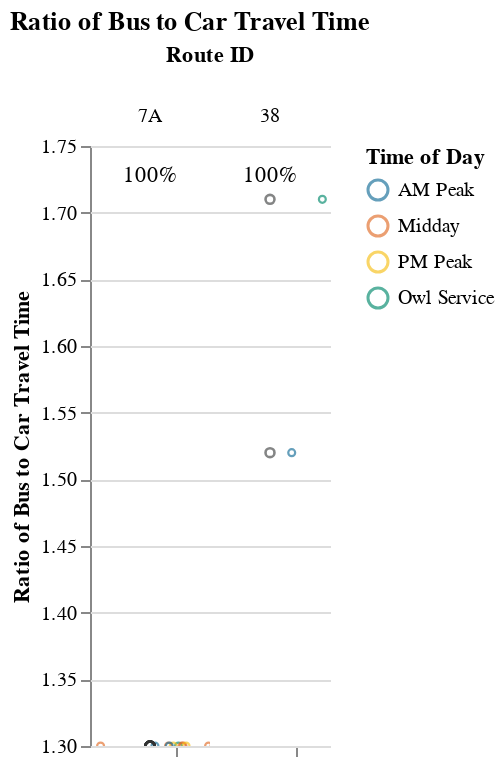
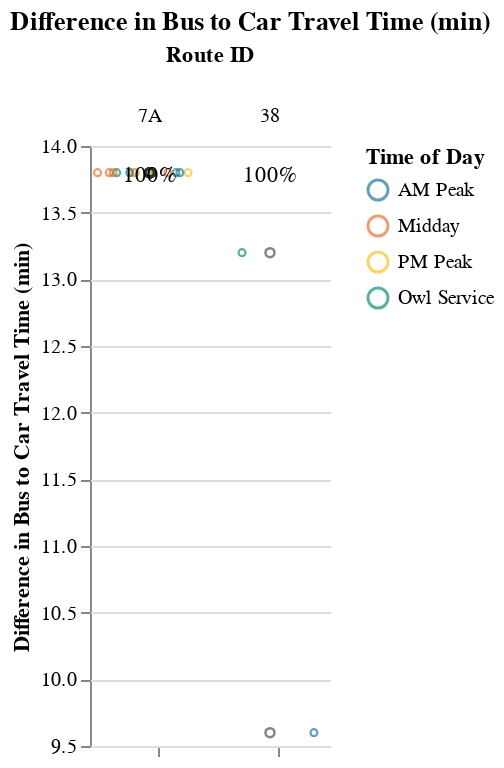

Notebook source saved alongside these figures, in order:
### Code cell
parallel_corridors_utils.generate_report(df)

### Figure 1 — Vega-Lite specification as saved in the notebook (floating-point values rounded to 4 significant figures)
{"config": {"view": {"continuousWidth": 400, "continuousHeight": 300, "stroke": null}, "facet": {"spacing": 0}}, "data": {"name": "data-9e17a688c8063463ddac758db414fc2d"}, "facet": {"column": {"field": "route_id", "sort": ["7A", "38"], "title": "Route ID", "type": "nominal"}}, "spec": {"layer": [{"mark": {"type": "point", "opacity": 0.65, "size": 12, "strokeWidth": 1.1}, "encoding": {"color": {"field": "time_of_day", "scale": {"range": ["#136C97", "#E16B26", "#F6BF16", "#00896B", "#7790A3", "#5B559C"]}, "sort": ["AM Peak", "Midday", "PM Peak", "Owl Service"], "title": "Time of Day", "type": "nominal"}, "tooltip": [{"field": "route_id", "type": "nominal"}, {"field": "trip_id", "type": "nominal"}, {"field": "service_hours", "type": "quantitative"}, {"field": "car_duration_hours", "type": "quantitative"}, {"field": "bus_multiplier", "type": "quantitative"}, {"field": "bus_difference", "type": "quantitative"}, {"field": "num_trips", "type": "quantitative"}, {"field": "num_competitive", "type": "quantitative"}, {"field": "pct_trips_competitive", "type": "quantitative"}, {"field": "p25", "type": "quantitative"}, {"field": "p50", "type": "quantitative"}, {"field": "p75", "type": "quantitative"}], "x": {"axis": {"grid": false, "labels": false, "ticks": true, "values": [0]}, "field": "jitter", "scale": {}, "title": null, "type": "quantitative"}, "y": {"field": "bus_multiplier", "scale": {"domain": [1.3, 1.71]}, "title": "Ratio of Bus to Car Travel Time", "type": "quantitative"}}, "selection": {"selector001": {"type": "interval", "bind": "scales", "encodings": ["x", "y"]}}, "transform": [{"calculate": "sqrt(-2*log(random()))*cos(2*PI*random())", "as": "jitter"}], "width": 60}, {"mark": {"type": "point", "opacity": 0.6, "size": 20, "strokeWidth": 1.3}, "encoding": {"color": {"value": "#323434"}, "y": {"field": "bus_multiplier", "type": "quantitative"}}, "transform": [{"filter": "(datum.p50_trip === 1)"}]}, {"mark": {"type": "rule", "strokeDash": [2, 3]}, "encoding": {"color": {"value": "#323434"}, "y": {"field": "cutoff", "type": "quantitative"}}}, {"mark": {"type": "text", "align": "center", "baseline": "middle"}, "encoding": {"color": {"value": "black"}, "text": {"field": "pct_trips_competitive", "format": ".0%", "type": "quantitative"}, "tooltip": [{"field": "route_id", "type": "nominal"}, {"field": "trip_id", "type": "nominal"}, {"field": "service_hours", "type": "quantitative"}, {"field": "car_duration_hours", "type": "quantitative"}, {"field": "bus_multiplier", "type": "quantitative"}, {"field": "bus_difference", "type": "quantitative"}, {"field": "num_trips", "type": "quantitative"}, {"field": "num_competitive", "type": "quantitative"}, {"field": "pct_trips_competitive", "type": "quantitative"}, {"field": "p25", "type": "quantitative"}, {"field": "p50", "type": "quantitative"}, {"field": "p75", "type": "quantitative"}], "x": {"value": 30}, "y": {"value": 15}}, "transform": [{"calculate": "sqrt(-2*log(random()))*cos(2*PI*random())", "as": "jitter"}, {"filter": "(datum.fastest_trip === 1)"}]}]}, "resolve": {"scale": {"y": "shared"}}, "title": "Ratio of Bus to Car Travel Time", "$schema": "https://vega.github.io/schema/vega-lite/v4.17.0.json", "datasets": {"data-9e17a688c8063463ddac758db414fc2d": [{"calitp_itp_id": 310, "trip_key": -5574743277464453139, "trip_id": "919", "shape_id": "22", "route_id": "38", "service_hours": 0.47, "trip_first_departure_ts": 27120, "trip_last_arrival_ts": 28800, "departure_hour": 7, "time_of_day": "AM Peak", "p25": 0.485, "p50": 0.5, "p75": 0.515, "p50_trip": 1, "fastest_trip": 1, "car_duration_hours": 0.31, "competitive_route": 1, "bus_multiplier": 1.52, "bus_difference": 9.6, "num_trips": 2, "num_competitive": 2, "pct_trips_competitive": 1.0, "bus_multiplier_spread": 0.19, "bus_difference_spread": 3.6, "route_group": "short", "name": "Solano County Transit", "caltrans_district": "04 - Oakland", "drmt_organization_name": "['recT79ohBnTB1fKsX']", "cutoff": 2}, {"calitp_itp_id": 310, "trip_key": -3715552762660780122, "trip_id": "920", "shape_id": "24", "route_id": "38", "service_hours": 0.53, "trip_first_departure_ts": 24960, "trip_last_arrival_ts": 26880, "departure_hour": 6, "time_of_day": "Owl Service", "p25": 0.485, "p50": 0.5, "p75": 0.515, "p50_trip": 1, "fastest_trip": 0, "car_duration_hours": 0.31, "competitive_route": 1, "bus_multiplier": 1.71, "bus_difference": 13.2, "num_trips": 2, "num_competitive": 2, "pct_trips_competitive": 1.0, "bus_multiplier_spread": 0.19, "bus_difference_spread": 3.6, "route_group": "short", "name": "Solano County Transit", "caltrans_district": "04 - Oakland", "drmt_organization_name": "['recT79ohBnTB1fKsX']", "cutoff": 2}, {"calitp_itp_id": 310, "trip_key": -2242253959501436434, "trip_id": "1078", "shape_id": "10", "route_id": "7A", "service_hours": 1.0, "trip_first_departure_ts": 42300, "trip_last_arrival_ts": 45900, "departure_hour": 11, "time_of_day": "Midday", "p25": 1.0, "p50": 1.0, "p75": 1.0, "p50_trip": 1, "fastest_trip": 0, "car_duration_hours": 0.77, "competitive_route": 1, "bus_multiplier": 1.3, "bus_difference": 13.8, "num_trips": 15, "num_competitive": 15, "pct_trips_competitive": 1.0, "bus_multiplier_spread": 0.0, "bus_difference_spread": 0.0, "route_group": "short", "name": "Solano County Transit", "caltrans_district": "04 - Oakland", "drmt_organization_name": "['recT79ohBnTB1fKsX']", "cutoff": 2}, {"calitp_itp_id": 310, "trip_key": 1553366806666314761, "trip_id": "1097", "shape_id": "10", "route_id": "7A", "service_hours": 1.0, "trip_first_departure_ts": 67500, "trip_last_arrival_ts": 71100, "departure_hour": 18, "time_of_day": "PM Peak", "p25": 1.0, "p50": 1.0, "p75": 1.0, "p50_trip": 1, "fastest_trip": 0, "car_duration_hours": 0.77, "competitive_route": 1, "bus_multiplier": 1.3, "bus_difference": 13.8, "num_trips": 15, "num_competitive": 15, "pct_trips_competitive": 1.0, "bus_multiplier_spread": 0.0, "bus_difference_spread": 0.0, "route_group": "short", "name": "Solano County Transit", "caltrans_district": "04 - Oakland", "drmt_organization_name": "['recT79ohBnTB1fKsX']", "cutoff": 2}, {"calitp_itp_id": 310, "trip_key": 5736745841295953016, "trip_id": "1099", "shape_id": "10", "route_id": "7A", "service_hours": 1.0, "trip_first_departure_ts": 74700, "trip_last_arrival_ts": 78300, "departure_hour": 20, "time_of_day": "Owl Service", "p25": 1.0, "p50": 1.0, "p75": 1.0, "p50_trip": 1, "fastest_trip": 1, "car_duration_hours": 0.77, "competitive_route": 1, "bus_multiplier": 1.3, "bus_difference": 13.8, "num_trips": 15, "num_competitive": 15, "pct_trips_competitive": 1.0, "bus_multiplier_spread": 0.0, "bus_difference_spread": 0.0, "route_group": "short", "name": "Solano County Transit", "caltrans_district": "04 - Oakland", "drmt_organization_name": "['recT79ohBnTB1fKsX']", "cutoff": 2}, {"calitp_itp_id": 310, "trip_key": 7541199008754798528, "trip_id": "1065", "shape_id": "10", "route_id": "7A", "service_hours": 1.0, "trip_first_departure_ts": 24300, "trip_last_arrival_ts": 27900, "departure_hour": 6, "time_of_day": "Owl Service", "p25": 1.0, "p50": 1.0, "p75": 1.0, "p50_trip": 1, "fastest_trip": 0, "car_duration_hours": 0.77, "competitive_route": 1, "bus_multiplier": 1.3, "bus_difference": 13.8, "num_trips": 15, "num_competitive": 15, "pct_trips_competitive": 1.0, "bus_multiplier_spread": 0.0, "bus_difference_spread": 0.0, "route_group": "short", "name": "Solano County Transit", "caltrans_district": "04 - Oakland", "drmt_organization_name": "['recT79ohBnTB1fKsX']", "cutoff": 2}, {"calitp_itp_id": 310, "trip_key": -2774837895713846595, "trip_id": "1081", "shape_id": "10", "route_id": "7A", "service_hours": 1.0, "trip_first_departure_ts": 45900, "trip_last_arrival_ts": 49500, "departure_hour": 12, "time_of_day": "Midday", "p25": 1.0, "p50": 1.0, "p75": 1.0, "p50_trip": 1, "fastest_trip": 0, "car_duration_hours": 0.77, "competitive_route": 1, "bus_multiplier": 1.3, "bus_difference": 13.8, "num_trips": 15, "num_competitive": 15, "pct_trips_competitive": 1.0, "bus_multiplier_spread": 0.0, "bus_difference_spread": 0.0, "route_group": "short", "name": "Solano County Transit", "caltrans_district": "04 - Oakland", "drmt_organization_name": "['recT79ohBnTB1fKsX']", "cutoff": 2}, {"calitp_itp_id": 310, "trip_key": -7128689078602650873, "trip_id": "1066", "shape_id": "10", "route_id": "7A", "service_hours": 1.0, "trip_first_departure_ts": 27900, "trip_last_arrival_ts": 31500, "departure_hour": 7, "time_of_day": "AM Peak", "p25": 1.0, "p50": 1.0, "p75": 1.0, "p50_trip": 1, "fastest_trip": 0, "car_duration_hours": 0.77, "competitive_route": 1, "bus_multiplier": 1.3, "bus_difference": 13.8, "num_trips": 15, "num_competitive": 15, "pct_trips_competitive": 1.0, "bus_multiplier_spread": 0.0, "bus_difference_spread": 0.0, "route_group": "short", "name": "Solano County Transit", "caltrans_district": "04 - Oakland", "drmt_organization_name": "['recT79ohBnTB1fKsX']", "cutoff": 2}, {"calitp_itp_id": 310, "trip_key": -3801396718114747764, "trip_id": "1075", "shape_id": "10", "route_id": "7A", "service_hours": 1.0, "trip_first_departure_ts": 38700, "trip_last_arrival_ts": 42300, "departure_hour": 10, "time_of_day": "Midday", "p25": 1.0, "p50": 1.0, "p75": 1.0, "p50_trip": 1, "fastest_trip": 0, "car_duration_hours": 0.77, "competitive_route": 1, "bus_multiplier": 1.3, "bus_difference": 13.8, "num_trips": 15, "num_competitive": 15, "pct_trips_competitive": 1.0, "bus_multiplier_spread": 0.0, "bus_difference_spread": 0.0, "route_group": "short", "name": "Solano County Transit", "caltrans_district": "04 - Oakland", "drmt_organization_name": "['recT79ohBnTB1fKsX']", "cutoff": 2}, {"calitp_itp_id": 310, "trip_key": 3555369193555928407, "trip_id": "1098", "shape_id": "10", "route_id": "7A", "service_hours": 1.0, "trip_first_departure_ts": 71100, "trip_last_arrival_ts": 74700, "departure_hour": 19, "time_of_day": "PM Peak", "p25": 1.0, "p50": 1.0, "p75": 1.0, "p50_trip": 1, "fastest_trip": 0, "car_duration_hours": 0.77, "competitive_route": 1, "bus_multiplier": 1.3, "bus_difference": 13.8, "num_trips": 15, "num_competitive": 15, "pct_trips_competitive": 1.0, "bus_multiplier_spread": 0.0, "bus_difference_spread": 0.0, "route_group": "short", "name": "Solano County Transit", "caltrans_district": "04 - Oakland", "drmt_organization_name": "['recT79ohBnTB1fKsX']", "cutoff": 2}, {"calitp_itp_id": 310, "trip_key": -7612102933413698873, "trip_id": "1084", "shape_id": "10", "route_id": "7A", "service_hours": 1.0, "trip_first_departure_ts": 49500, "trip_last_arrival_ts": 53100, "departure_hour": 13, "time_of_day": "Midday", "p25": 1.0, "p50": 1.0, "p75": 1.0, "p50_trip": 1, "fastest_trip": 0, "car_duration_hours": 0.77, "competitive_route": 1, "bus_multiplier": 1.3, "bus_difference": 13.8, "num_trips": 15, "num_competitive": 15, "pct_trips_competitive": 1.0, "bus_multiplier_spread": 0.0, "bus_difference_spread": 0.0, "route_group": "short", "name": "Solano County Transit", "caltrans_district": "04 - Oakland", "drmt_organization_name": "['recT79ohBnTB1fKsX']", "cutoff": 2}, {"calitp_itp_id": 310, "trip_key": 9090745400368182860, "trip_id": "1069", "shape_id": "10", "route_id": "7A", "service_hours": 1.0, "trip_first_departure_ts": 31500, "trip_last_arrival_ts": 35100, "departure_hour": 8, "time_of_day": "AM Peak", "p25": 1.0, "p50": 1.0, "p75": 1.0, "p50_trip": 1, "fastest_trip": 0, "car_duration_hours": 0.77, "competitive_route": 1, "bus_multiplier": 1.3, "bus_difference": 13.8, "num_trips": 15, "num_competitive": 15, "pct_trips_competitive": 1.0, "bus_multiplier_spread": 0.0, "bus_difference_spread": 0.0, "route_group": "short", "name": "Solano County Transit", "caltrans_district": "04 - Oakland", "drmt_organization_name": "['recT79ohBnTB1fKsX']", "cutoff": 2}, {"calitp_itp_id": 310, "trip_key": -6662624582280621192, "trip_id": "1087", "shape_id": "10", "route_id": "7A", "service_hours": 1.0, "trip_first_departure_ts": 53100, "trip_last_arrival_ts": 56700, "departure_hour": 14, "time_of_day": "Midday", "p25": 1.0, "p50": 1.0, "p75": 1.0, "p50_trip": 1, "fastest_trip": 0, "car_duration_hours": 0.77, "competitive_route": 1, "bus_multiplier": 1.3, "bus_difference": 13.8, "num_trips": 15, "num_competitive": 15, "pct_trips_competitive": 1.0, "bus_multiplier_spread": 0.0, "bus_difference_spread": 0.0, "route_group": "short", "name": "Solano County Transit", "caltrans_district": "04 - Oakland", "drmt_organization_name": "['recT79ohBnTB1fKsX']", "cutoff": 2}, {"calitp_itp_id": 310, "trip_key": -6607227710157058801, "trip_id": "1096", "shape_id": "10", "route_id": "7A", "service_hours": 1.0, "trip_first_departure_ts": 63900, "trip_last_arrival_ts": 67500, "departure_hour": 17, "time_of_day": "PM Peak", "p25": 1.0, "p50": 1.0, "p75": 1.0, "p50_trip": 1, "fastest_trip": 0, "car_duration_hours": 0.77, "competitive_route": 1, "bus_multiplier": 1.3, "bus_difference": 13.8, "num_trips": 15, "num_competitive": 15, "pct_trips_competitive": 1.0, "bus_multiplier_spread": 0.0, "bus_difference_spread": 0.0, "route_group": "short", "name": "Solano County Transit", "caltrans_district": "04 - Oakland", "drmt_organization_name": "['recT79ohBnTB1fKsX']", "cutoff": 2}, {"calitp_itp_id": 310, "trip_key": 75175244298657360, "trip_id": "1090", "shape_id": "10", "route_id": "7A", "service_hours": 1.0, "trip_first_departure_ts": 56700, "trip_last_arrival_ts": 60300, "departure_hour": 15, "time_of_day": "Midday", "p25": 1.0, "p50": 1.0, "p75": 1.0, "p50_trip": 1, "fastest_trip": 0, "car_duration_hours": 0.77, "competitive_route": 1, "bus_multiplier": 1.3, "bus_difference": 13.8, "num_trips": 15, "num_competitive": 15, "pct_trips_competitive": 1.0, "bus_multiplier_spread": 0.0, "bus_difference_spread": 0.0, "route_group": "short", "name": "Solano County Transit", "caltrans_district": "04 - Oakland", "drmt_organization_name": "['recT79ohBnTB1fKsX']", "cutoff": 2}, {"calitp_itp_id": 310, "trip_key": 8811729153955021229, "trip_id": "1072", "shape_id": "10", "route_id": "7A", "service_hours": 1.0, "trip_first_departure_ts": 35100, "trip_last_arrival_ts": 38700, "departure_hour": 9, "time_of_day": "AM Peak", "p25": 1.0, "p50": 1.0, "p75": 1.0, "p50_trip": 1, "fastest_trip": 0, "car_duration_hours": 0.77, "competitive_route": 1, "bus_multiplier": 1.3, "bus_difference": 13.8, "num_trips": 15, "num_competitive": 15, "pct_trips_competitive": 1.0, "bus_multiplier_spread": 0.0, "bus_difference_spread": 0.0, "route_group": "short", "name": "Solano County Transit", "caltrans_district": "04 - Oakland", "drmt_organization_name": "['recT79ohBnTB1fKsX']", "cutoff": 2}, {"calitp_itp_id": 310, "trip_key": -4539065179735711766, "trip_id": "1093", "shape_id": "10", "route_id": "7A", "service_hours": 1.0, "trip_first_departure_ts": 60300, "trip_last_arrival_ts": 63900, "departure_hour": 16, "time_of_day": "Midday", "p25": 1.0, "p50": 1.0, "p75": 1.0, "p50_trip": 1, "fastest_trip": 0, "car_duration_hours": 0.77, "competitive_route": 1, "bus_multiplier": 1.3, "bus_difference": 13.8, "num_trips": 15, "num_competitive": 15, "pct_trips_competitive": 1.0, "bus_multiplier_spread": 0.0, "bus_difference_spread": 0.0, "route_group": "short", "name": "Solano County Transit", "caltrans_district": "04 - Oakland", "drmt_organization_name": "['recT79ohBnTB1fKsX']", "cutoff": 2}]}}

### Figure 2 — Vega-Lite specification as saved in the notebook (floating-point values rounded to 4 significant figures)
{"config": {"view": {"continuousWidth": 400, "continuousHeight": 300, "stroke": null}, "facet": {"spacing": 0}}, "data": {"name": "data-d8e5a7ea2a143185b2b713765d1b794b"}, "facet": {"column": {"field": "route_id", "sort": ["7A", "38"], "title": "Route ID", "type": "nominal"}}, "spec": {"layer": [{"mark": {"type": "point", "opacity": 0.65, "size": 12, "strokeWidth": 1.1}, "encoding": {"color": {"field": "time_of_day", "scale": {"range": ["#136C97", "#E16B26", "#F6BF16", "#00896B", "#7790A3", "#5B559C"]}, "sort": ["AM Peak", "Midday", "PM Peak", "Owl Service"], "title": "Time of Day", "type": "nominal"}, "tooltip": [{"field": "route_id", "type": "nominal"}, {"field": "trip_id", "type": "nominal"}, {"field": "service_hours", "type": "quantitative"}, {"field": "car_duration_hours", "type": "quantitative"}, {"field": "bus_multiplier", "type": "quantitative"}, {"field": "bus_difference", "type": "quantitative"}, {"field": "num_trips", "type": "quantitative"}, {"field": "num_competitive", "type": "quantitative"}, {"field": "pct_trips_competitive", "type": "quantitative"}, {"field": "p25", "type": "quantitative"}, {"field": "p50", "type": "quantitative"}, {"field": "p75", "type": "quantitative"}], "x": {"axis": {"grid": false, "labels": false, "ticks": true, "values": [0]}, "field": "jitter", "scale": {}, "title": null, "type": "quantitative"}, "y": {"field": "bus_difference", "scale": {"domain": [9.6, 13.8]}, "title": "Difference in Bus to Car Travel Time (min)", "type": "quantitative"}}, "selection": {"selector002": {"type": "interval", "bind": "scales", "encodings": ["x", "y"]}}, "transform": [{"calculate": "sqrt(-2*log(random()))*cos(2*PI*random())", "as": "jitter"}], "width": 60}, {"mark": {"type": "point", "opacity": 0.6, "size": 20, "strokeWidth": 1.3}, "encoding": {"color": {"value": "#323434"}, "y": {"field": "bus_difference", "type": "quantitative"}}, "transform": [{"filter": "(datum.p50_trip === 1)"}]}, {"mark": {"type": "rule", "strokeDash": [2, 3]}, "encoding": {"color": {"value": "#323434"}, "y": {"field": "cutoff", "type": "quantitative"}}}, {"mark": {"type": "text", "align": "center", "baseline": "middle"}, "encoding": {"color": {"value": "black"}, "text": {"field": "pct_trips_competitive", "format": ".0%", "type": "quantitative"}, "tooltip": [{"field": "route_id", "type": "nominal"}, {"field": "trip_id", "type": "nominal"}, {"field": "service_hours", "type": "quantitative"}, {"field": "car_duration_hours", "type": "quantitative"}, {"field": "bus_multiplier", "type": "quantitative"}, {"field": "bus_difference", "type": "quantitative"}, {"field": "num_trips", "type": "quantitative"}, {"field": "num_competitive", "type": "quantitative"}, {"field": "pct_trips_competitive", "type": "quantitative"}, {"field": "p25", "type": "quantitative"}, {"field": "p50", "type": "quantitative"}, {"field": "p75", "type": "quantitative"}], "x": {"value": 30}, "y": {"value": 15}}, "transform": [{"calculate": "sqrt(-2*log(random()))*cos(2*PI*random())", "as": "jitter"}, {"filter": "(datum.fastest_trip === 1)"}]}]}, "resolve": {"scale": {"y": "shared"}}, "title": "Difference in Bus to Car Travel Time (min)", "$schema": "https://vega.github.io/schema/vega-lite/v4.17.0.json", "datasets": {"data-d8e5a7ea2a143185b2b713765d1b794b": [{"calitp_itp_id": 310, "trip_key": -5574743277464453139, "trip_id": "919", "shape_id": "22", "route_id": "38", "service_hours": 0.47, "trip_first_departure_ts": 27120, "trip_last_arrival_ts": 28800, "departure_hour": 7, "time_of_day": "AM Peak", "p25": 0.485, "p50": 0.5, "p75": 0.515, "p50_trip": 1, "fastest_trip": 1, "car_duration_hours": 0.31, "competitive_route": 1, "bus_multiplier": 1.52, "bus_difference": 9.6, "num_trips": 2, "num_competitive": 2, "pct_trips_competitive": 1.0, "bus_multiplier_spread": 0.19, "bus_difference_spread": 3.6, "route_group": "short", "name": "Solano County Transit", "caltrans_district": "04 - Oakland", "drmt_organization_name": "['recT79ohBnTB1fKsX']", "cutoff": 0}, {"calitp_itp_id": 310, "trip_key": -3715552762660780122, "trip_id": "920", "shape_id": "24", "route_id": "38", "service_hours": 0.53, "trip_first_departure_ts": 24960, "trip_last_arrival_ts": 26880, "departure_hour": 6, "time_of_day": "Owl Service", "p25": 0.485, "p50": 0.5, "p75": 0.515, "p50_trip": 1, "fastest_trip": 0, "car_duration_hours": 0.31, "competitive_route": 1, "bus_multiplier": 1.71, "bus_difference": 13.2, "num_trips": 2, "num_competitive": 2, "pct_trips_competitive": 1.0, "bus_multiplier_spread": 0.19, "bus_difference_spread": 3.6, "route_group": "short", "name": "Solano County Transit", "caltrans_district": "04 - Oakland", "drmt_organization_name": "['recT79ohBnTB1fKsX']", "cutoff": 0}, {"calitp_itp_id": 310, "trip_key": -2242253959501436434, "trip_id": "1078", "shape_id": "10", "route_id": "7A", "service_hours": 1.0, "trip_first_departure_ts": 42300, "trip_last_arrival_ts": 45900, "departure_hour": 11, "time_of_day": "Midday", "p25": 1.0, "p50": 1.0, "p75": 1.0, "p50_trip": 1, "fastest_trip": 0, "car_duration_hours": 0.77, "competitive_route": 1, "bus_multiplier": 1.3, "bus_difference": 13.8, "num_trips": 15, "num_competitive": 15, "pct_trips_competitive": 1.0, "bus_multiplier_spread": 0.0, "bus_difference_spread": 0.0, "route_group": "short", "name": "Solano County Transit", "caltrans_district": "04 - Oakland", "drmt_organization_name": "['recT79ohBnTB1fKsX']", "cutoff": 0}, {"calitp_itp_id": 310, "trip_key": 1553366806666314761, "trip_id": "1097", "shape_id": "10", "route_id": "7A", "service_hours": 1.0, "trip_first_departure_ts": 67500, "trip_last_arrival_ts": 71100, "departure_hour": 18, "time_of_day": "PM Peak", "p25": 1.0, "p50": 1.0, "p75": 1.0, "p50_trip": 1, "fastest_trip": 0, "car_duration_hours": 0.77, "competitive_route": 1, "bus_multiplier": 1.3, "bus_difference": 13.8, "num_trips": 15, "num_competitive": 15, "pct_trips_competitive": 1.0, "bus_multiplier_spread": 0.0, "bus_difference_spread": 0.0, "route_group": "short", "name": "Solano County Transit", "caltrans_district": "04 - Oakland", "drmt_organization_name": "['recT79ohBnTB1fKsX']", "cutoff": 0}, {"calitp_itp_id": 310, "trip_key": 5736745841295953016, "trip_id": "1099", "shape_id": "10", "route_id": "7A", "service_hours": 1.0, "trip_first_departure_ts": 74700, "trip_last_arrival_ts": 78300, "departure_hour": 20, "time_of_day": "Owl Service", "p25": 1.0, "p50": 1.0, "p75": 1.0, "p50_trip": 1, "fastest_trip": 1, "car_duration_hours": 0.77, "competitive_route": 1, "bus_multiplier": 1.3, "bus_difference": 13.8, "num_trips": 15, "num_competitive": 15, "pct_trips_competitive": 1.0, "bus_multiplier_spread": 0.0, "bus_difference_spread": 0.0, "route_group": "short", "name": "Solano County Transit", "caltrans_district": "04 - Oakland", "drmt_organization_name": "['recT79ohBnTB1fKsX']", "cutoff": 0}, {"calitp_itp_id": 310, "trip_key": 7541199008754798528, "trip_id": "1065", "shape_id": "10", "route_id": "7A", "service_hours": 1.0, "trip_first_departure_ts": 24300, "trip_last_arrival_ts": 27900, "departure_hour": 6, "time_of_day": "Owl Service", "p25": 1.0, "p50": 1.0, "p75": 1.0, "p50_trip": 1, "fastest_trip": 0, "car_duration_hours": 0.77, "competitive_route": 1, "bus_multiplier": 1.3, "bus_difference": 13.8, "num_trips": 15, "num_competitive": 15, "pct_trips_competitive": 1.0, "bus_multiplier_spread": 0.0, "bus_difference_spread": 0.0, "route_group": "short", "name": "Solano County Transit", "caltrans_district": "04 - Oakland", "drmt_organization_name": "['recT79ohBnTB1fKsX']", "cutoff": 0}, {"calitp_itp_id": 310, "trip_key": -2774837895713846595, "trip_id": "1081", "shape_id": "10", "route_id": "7A", "service_hours": 1.0, "trip_first_departure_ts": 45900, "trip_last_arrival_ts": 49500, "departure_hour": 12, "time_of_day": "Midday", "p25": 1.0, "p50": 1.0, "p75": 1.0, "p50_trip": 1, "fastest_trip": 0, "car_duration_hours": 0.77, "competitive_route": 1, "bus_multiplier": 1.3, "bus_difference": 13.8, "num_trips": 15, "num_competitive": 15, "pct_trips_competitive": 1.0, "bus_multiplier_spread": 0.0, "bus_difference_spread": 0.0, "route_group": "short", "name": "Solano County Transit", "caltrans_district": "04 - Oakland", "drmt_organization_name": "['recT79ohBnTB1fKsX']", "cutoff": 0}, {"calitp_itp_id": 310, "trip_key": -7128689078602650873, "trip_id": "1066", "shape_id": "10", "route_id": "7A", "service_hours": 1.0, "trip_first_departure_ts": 27900, "trip_last_arrival_ts": 31500, "departure_hour": 7, "time_of_day": "AM Peak", "p25": 1.0, "p50": 1.0, "p75": 1.0, "p50_trip": 1, "fastest_trip": 0, "car_duration_hours": 0.77, "competitive_route": 1, "bus_multiplier": 1.3, "bus_difference": 13.8, "num_trips": 15, "num_competitive": 15, "pct_trips_competitive": 1.0, "bus_multiplier_spread": 0.0, "bus_difference_spread": 0.0, "route_group": "short", "name": "Solano County Transit", "caltrans_district": "04 - Oakland", "drmt_organization_name": "['recT79ohBnTB1fKsX']", "cutoff": 0}, {"calitp_itp_id": 310, "trip_key": -3801396718114747764, "trip_id": "1075", "shape_id": "10", "route_id": "7A", "service_hours": 1.0, "trip_first_departure_ts": 38700, "trip_last_arrival_ts": 42300, "departure_hour": 10, "time_of_day": "Midday", "p25": 1.0, "p50": 1.0, "p75": 1.0, "p50_trip": 1, "fastest_trip": 0, "car_duration_hours": 0.77, "competitive_route": 1, "bus_multiplier": 1.3, "bus_difference": 13.8, "num_trips": 15, "num_competitive": 15, "pct_trips_competitive": 1.0, "bus_multiplier_spread": 0.0, "bus_difference_spread": 0.0, "route_group": "short", "name": "Solano County Transit", "caltrans_district": "04 - Oakland", "drmt_organization_name": "['recT79ohBnTB1fKsX']", "cutoff": 0}, {"calitp_itp_id": 310, "trip_key": 3555369193555928407, "trip_id": "1098", "shape_id": "10", "route_id": "7A", "service_hours": 1.0, "trip_first_departure_ts": 71100, "trip_last_arrival_ts": 74700, "departure_hour": 19, "time_of_day": "PM Peak", "p25": 1.0, "p50": 1.0, "p75": 1.0, "p50_trip": 1, "fastest_trip": 0, "car_duration_hours": 0.77, "competitive_route": 1, "bus_multiplier": 1.3, "bus_difference": 13.8, "num_trips": 15, "num_competitive": 15, "pct_trips_competitive": 1.0, "bus_multiplier_spread": 0.0, "bus_difference_spread": 0.0, "route_group": "short", "name": "Solano County Transit", "caltrans_district": "04 - Oakland", "drmt_organization_name": "['recT79ohBnTB1fKsX']", "cutoff": 0}, {"calitp_itp_id": 310, "trip_key": -7612102933413698873, "trip_id": "1084", "shape_id": "10", "route_id": "7A", "service_hours": 1.0, "trip_first_departure_ts": 49500, "trip_last_arrival_ts": 53100, "departure_hour": 13, "time_of_day": "Midday", "p25": 1.0, "p50": 1.0, "p75": 1.0, "p50_trip": 1, "fastest_trip": 0, "car_duration_hours": 0.77, "competitive_route": 1, "bus_multiplier": 1.3, "bus_difference": 13.8, "num_trips": 15, "num_competitive": 15, "pct_trips_competitive": 1.0, "bus_multiplier_spread": 0.0, "bus_difference_spread": 0.0, "route_group": "short", "name": "Solano County Transit", "caltrans_district": "04 - Oakland", "drmt_organization_name": "['recT79ohBnTB1fKsX']", "cutoff": 0}, {"calitp_itp_id": 310, "trip_key": 9090745400368182860, "trip_id": "1069", "shape_id": "10", "route_id": "7A", "service_hours": 1.0, "trip_first_departure_ts": 31500, "trip_last_arrival_ts": 35100, "departure_hour": 8, "time_of_day": "AM Peak", "p25": 1.0, "p50": 1.0, "p75": 1.0, "p50_trip": 1, "fastest_trip": 0, "car_duration_hours": 0.77, "competitive_route": 1, "bus_multiplier": 1.3, "bus_difference": 13.8, "num_trips": 15, "num_competitive": 15, "pct_trips_competitive": 1.0, "bus_multiplier_spread": 0.0, "bus_difference_spread": 0.0, "route_group": "short", "name": "Solano County Transit", "caltrans_district": "04 - Oakland", "drmt_organization_name": "['recT79ohBnTB1fKsX']", "cutoff": 0}, {"calitp_itp_id": 310, "trip_key": -6662624582280621192, "trip_id": "1087", "shape_id": "10", "route_id": "7A", "service_hours": 1.0, "trip_first_departure_ts": 53100, "trip_last_arrival_ts": 56700, "departure_hour": 14, "time_of_day": "Midday", "p25": 1.0, "p50": 1.0, "p75": 1.0, "p50_trip": 1, "fastest_trip": 0, "car_duration_hours": 0.77, "competitive_route": 1, "bus_multiplier": 1.3, "bus_difference": 13.8, "num_trips": 15, "num_competitive": 15, "pct_trips_competitive": 1.0, "bus_multiplier_spread": 0.0, "bus_difference_spread": 0.0, "route_group": "short", "name": "Solano County Transit", "caltrans_district": "04 - Oakland", "drmt_organization_name": "['recT79ohBnTB1fKsX']", "cutoff": 0}, {"calitp_itp_id": 310, "trip_key": -6607227710157058801, "trip_id": "1096", "shape_id": "10", "route_id": "7A", "service_hours": 1.0, "trip_first_departure_ts": 63900, "trip_last_arrival_ts": 67500, "departure_hour": 17, "time_of_day": "PM Peak", "p25": 1.0, "p50": 1.0, "p75": 1.0, "p50_trip": 1, "fastest_trip": 0, "car_duration_hours": 0.77, "competitive_route": 1, "bus_multiplier": 1.3, "bus_difference": 13.8, "num_trips": 15, "num_competitive": 15, "pct_trips_competitive": 1.0, "bus_multiplier_spread": 0.0, "bus_difference_spread": 0.0, "route_group": "short", "name": "Solano County Transit", "caltrans_district": "04 - Oakland", "drmt_organization_name": "['recT79ohBnTB1fKsX']", "cutoff": 0}, {"calitp_itp_id": 310, "trip_key": 75175244298657360, "trip_id": "1090", "shape_id": "10", "route_id": "7A", "service_hours": 1.0, "trip_first_departure_ts": 56700, "trip_last_arrival_ts": 60300, "departure_hour": 15, "time_of_day": "Midday", "p25": 1.0, "p50": 1.0, "p75": 1.0, "p50_trip": 1, "fastest_trip": 0, "car_duration_hours": 0.77, "competitive_route": 1, "bus_multiplier": 1.3, "bus_difference": 13.8, "num_trips": 15, "num_competitive": 15, "pct_trips_competitive": 1.0, "bus_multiplier_spread": 0.0, "bus_difference_spread": 0.0, "route_group": "short", "name": "Solano County Transit", "caltrans_district": "04 - Oakland", "drmt_organization_name": "['recT79ohBnTB1fKsX']", "cutoff": 0}, {"calitp_itp_id": 310, "trip_key": 8811729153955021229, "trip_id": "1072", "shape_id": "10", "route_id": "7A", "service_hours": 1.0, "trip_first_departure_ts": 35100, "trip_last_arrival_ts": 38700, "departure_hour": 9, "time_of_day": "AM Peak", "p25": 1.0, "p50": 1.0, "p75": 1.0, "p50_trip": 1, "fastest_trip": 0, "car_duration_hours": 0.77, "competitive_route": 1, "bus_multiplier": 1.3, "bus_difference": 13.8, "num_trips": 15, "num_competitive": 15, "pct_trips_competitive": 1.0, "bus_multiplier_spread": 0.0, "bus_difference_spread": 0.0, "route_group": "short", "name": "Solano County Transit", "caltrans_district": "04 - Oakland", "drmt_organization_name": "['recT79ohBnTB1fKsX']", "cutoff": 0}, {"calitp_itp_id": 310, "trip_key": -4539065179735711766, "trip_id": "1093", "shape_id": "10", "route_id": "7A", "service_hours": 1.0, "trip_first_departure_ts": 60300, "trip_last_arrival_ts": 63900, "departure_hour": 16, "time_of_day": "Midday", "p25": 1.0, "p50": 1.0, "p75": 1.0, "p50_trip": 1, "fastest_trip": 0, "car_duration_hours": 0.77, "competitive_route": 1, "bus_multiplier": 1.3, "bus_difference": 13.8, "num_trips": 15, "num_competitive": 15, "pct_trips_competitive": 1.0, "bus_multiplier_spread": 0.0, "bus_difference_spread": 0.0, "route_group": "short", "name": "Solano County Transit", "caltrans_district": "04 - Oakland", "drmt_organization_name": "['recT79ohBnTB1fKsX']", "cutoff": 0}]}}
